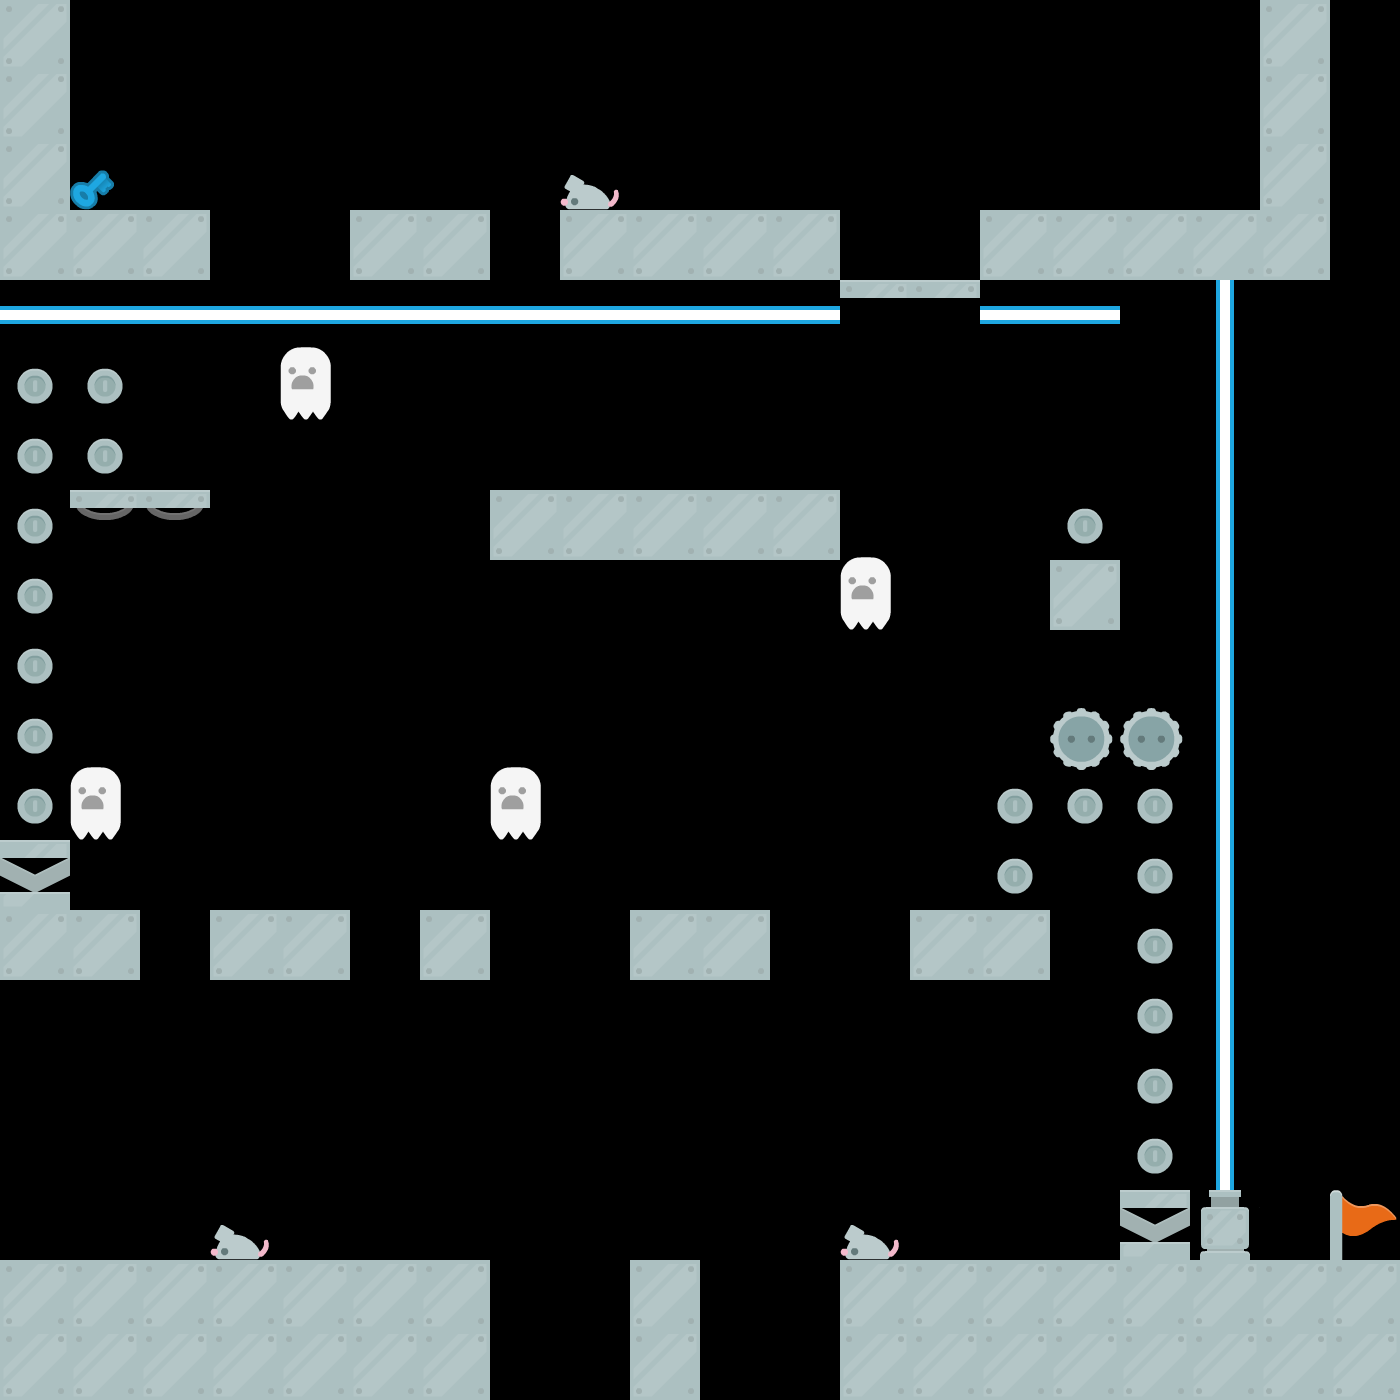

A 2D game scene composited from a Tiled map and its tileset images. What follows is a short description and the map's XML, with every tile layer's data as written:
An orthogonal 20x20 tile map with 70x70 px tiles, 1 tile layer (Tile Layer 1).

<map version="1.10" tiledversion="1.10.2" orientation="orthogonal" renderorder="right-down" width="20" height="20" tilewidth="70" tileheight="70" infinite="0" nextlayerid="2" nextobjectid="1">
 <editorsettings>
  <export target="level5.csv" format="csv" />
 </editorsettings>
 <tileset firstgid="1" source="../ab..tsx" />
 <layer id="1" name="Tile Layer 1" width="20" height="20">
  <data encoding="csv">
43,0,0,0,0,0,0,0,0,0,0,0,0,0,0,0,0,0,43,0,
43,0,0,0,0,0,0,0,0,0,0,0,0,0,0,0,0,0,43,0,
43,49,0,0,0,0,0,0,56,0,0,0,0,0,0,0,0,0,43,0,
43,43,43,0,0,43,43,0,43,43,43,43,0,0,43,43,43,43,43,0,
53,53,53,53,53,53,53,53,53,53,53,53,59,59,53,53,0,54,0,0,
7,7,0,0,57,0,0,0,0,0,0,0,0,0,0,0,0,54,0,0,
7,7,0,0,0,0,0,0,0,0,0,0,0,0,0,0,0,54,0,0,
7,61,61,0,0,0,0,43,43,43,43,43,0,0,0,7,0,54,0,0,
7,0,0,0,0,0,0,0,0,0,0,0,57,0,0,43,0,54,0,0,
7,0,0,0,0,0,0,0,0,0,0,0,0,0,0,0,0,54,0,0,
7,0,0,0,0,0,0,0,0,0,0,0,0,0,0,58,58,54,0,0,
7,57,0,0,0,0,0,57,0,0,0,0,0,0,7,7,7,54,0,0,
46,0,0,0,0,0,0,0,0,0,0,0,0,0,7,0,7,54,0,0,
43,43,0,43,43,0,43,0,0,43,43,0,0,43,43,0,7,54,0,0,
0,0,0,0,0,0,0,0,0,0,0,0,0,0,0,0,7,54,0,0,
0,0,0,0,0,0,0,0,0,0,0,0,0,0,0,0,7,54,0,0,
0,0,0,0,0,0,0,0,0,0,0,0,0,0,0,0,7,54,0,0,
0,0,0,56,0,0,0,0,0,0,0,0,56,0,0,0,46,60,0,4,
43,43,43,43,43,43,43,0,0,43,0,0,43,43,43,43,43,43,43,43,
43,43,43,43,43,43,43,0,0,43,0,0,43,43,43,43,43,43,43,43
</data>
 </layer>
</map>
